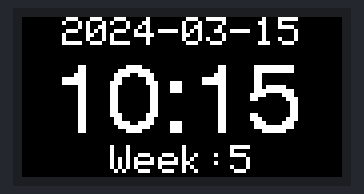
Simulated run of this sketch. Board: ESP32. Parts: 160×80 colour display. The local clock reads 2024-03-15 10:24:30 at power-on unless the sketch sets it.

Above: at 0.2 s.
At 15.1 s:
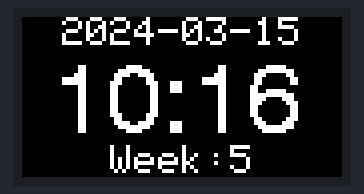
At 75.3 s:
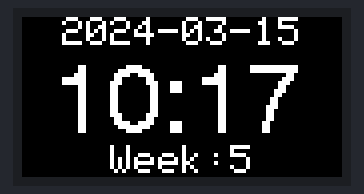

Measured:
- what the display in image 0 shows lasts 14.9 s, from 0.2 s to 15.1 s
- what the display in image 1 shows lasts 60.2 s, from 15.1 s to 75.3 s

The sketch:

_3_-_Real_Time_Clock.ino
```cpp
#include <M5StickC.h>

// initialize time/date
RTC_TimeTypeDef RTC_TimeStruct;
RTC_DateTypeDef RTC_DateStruct;

// setup routine on startup (runs once):
void setup() {
  // initialize the M5StickC object (LCD screen)
  M5.begin();

  // rotate the display to landscape
  M5.Lcd.setRotation(1);

  // make the LCD background black
  M5.Lcd.fillScreen(BLACK);

  // initialize the time
  RTC_TimeTypeDef TimeStruct;
  // set starting clock time
  TimeStruct.Hours   = 10;
  TimeStruct.Minutes = 15;
  TimeStruct.Seconds = 45;

  // set the time with the given starting values
  M5.Rtc.SetTime(&TimeStruct);

  // initialize the date
  RTC_DateTypeDef DateStruct;
  // set the starting...
  DateStruct.WeekDay = 5; // weekday
  DateStruct.Month = 6;   // month
  DateStruct.Date = 5;    // day
  DateStruct.Year = 2020; // year

  // set the date with the given starting values
  M5.Rtc.SetData(&DateStruct);
}

// loop routine (runs repeatedly, forever):
void loop() {
  // get the updated date and time data
  M5.Rtc.GetTime(&RTC_TimeStruct);
  M5.Rtc.GetData(&RTC_DateStruct);
  // set the text size (2x)
  M5.Lcd.setTextSize(2);
  // set the cursor (text location/font)
  M5.Lcd.setCursor(14, 20, 4);
  // output the time
  M5.Lcd.printf("%02d:%02d\n",RTC_TimeStruct.Hours, RTC_TimeStruct.Minutes);

  // set the text size (2x)
  M5.Lcd.setTextSize(2);
  // set the cursor (text location/font)
  M5.Lcd.setCursor(20, 0, 1);
  // output the date
  M5.Lcd.printf("%04d-%02d-%02d\n",RTC_DateStruct.Year, RTC_DateStruct.Month,RTC_DateStruct.Date);

  // set the cursor (text location/font)
  M5.Lcd.setCursor(44, 64, 1);
  // output the weekday
  M5.Lcd.printf("Week:%d\n",RTC_DateStruct.WeekDay);

  // wait 1/2 sec before restarting loop
  delay(500);
}
```
